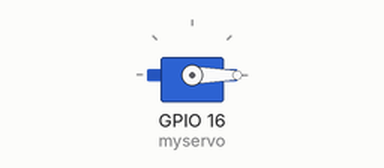
A sketch run on a simulated ESP32. On the bench: servo.

Above: at 0.05 s.
At 1.0 s:
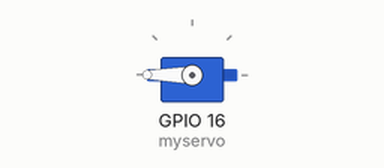
At 2.0 s:
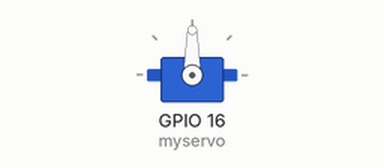
Timing chart, 0 to 4.6 s (numbered marks = the images above):
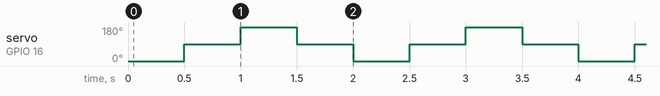

The sketch:

sketch_apr15e.ino
```cpp
#include <ESP32Servo.h>   //載入函式庫，這是內建的，不用安裝

Servo myservo;  // 建立SERVO物件


void setup() {
  myservo.attach(16);  // 設定要將伺服馬達接到哪一個PIN腳
}

void loop() {
  myservo.write(0);  //旋轉到0度，就是一般所說的歸零
  delay(500);
  myservo.write(90); //旋轉到90度
  delay(500);
  myservo.write(180); //旋轉到180度
  delay(500);
  myservo.write(90);
  delay(500);
}
```

Measured:
- by itself, servo on GPIO 16 (myservo): repeats every 2.0 s: 180° 0.50 s, 90° 0.50 s, 0° 0.50 s, 90° 0.50 s
